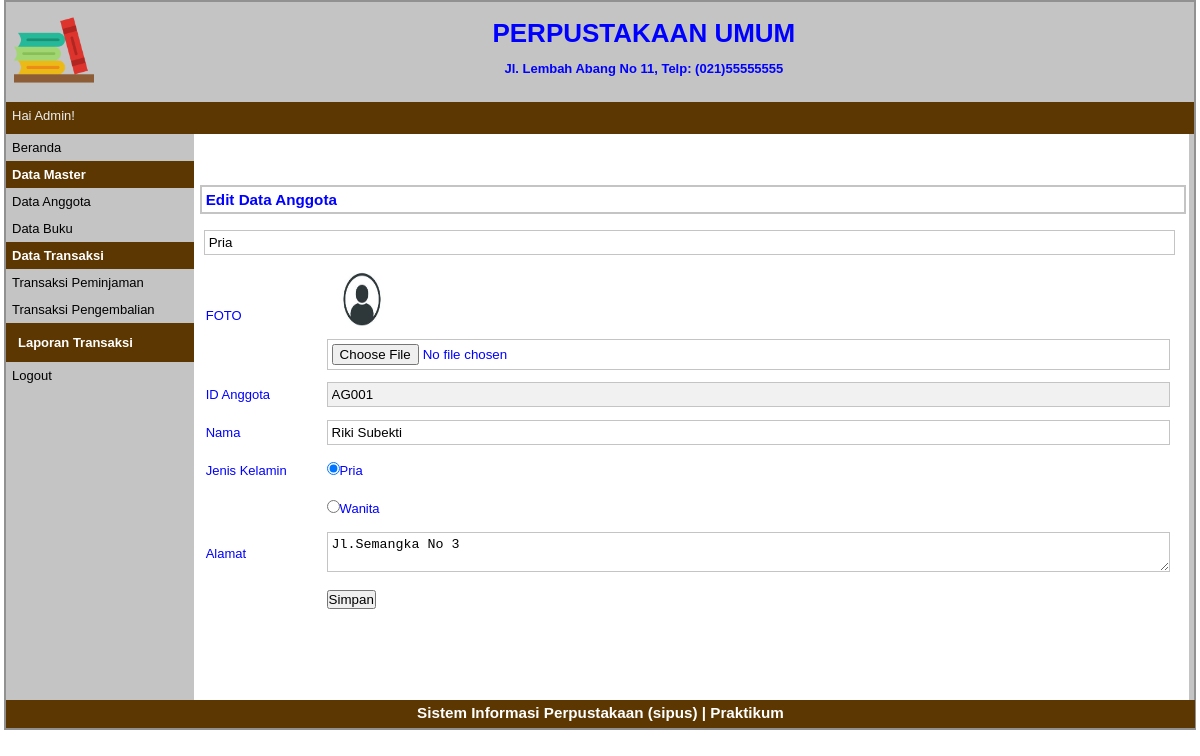
Page /index.php?p=anggota-edit&id=AG001 (signed in) on the committed database.
### tables this page shows
CREATE TABLE `tbanggota` (
  `idanggota` varchar(5) NOT NULL,
  `nama` varchar(30) NOT NULL,
  `jeniskelamin` varchar(10) NOT NULL,
  `alamat` varchar(40) NOT NULL,
  `status` varchar(20) NOT NULL
);

### pages/anggota-edit.php (the view, shortened to what this page needs)
<?php
	$id_anggota=$_GET['id'];
	$q_tampil_anggota=mysqli_query($db,"SELECT * FROM tbanggota WHERE idanggota='$id_anggota'");
	$r_tampil_anggota=mysqli_fetch_array($q_tampil_anggota);
	if(empty($r_tampil_anggota['foto'])or($r_tampil_anggota['foto']=='-'))
				$foto = "admin-no-photo.jpg";
			else
				$foto = $r_tampil_anggota['foto'];
?>
<div id="label-page"><h3>Edit Data Anggota</h3></div>
<div id="content">
	<form action="proses/anggota-edit-proses.php" method="post" enctype="multipart/form-data">
	<table id="tabel-input">
		<tr>
			<td class="label-formulir">FOTO</td>
			<td class="isian-formulir">
			<img src="images/<?php echo $foto; ?>" width=70px height=75px>
			<input type="file" name="foto" class="isian-formulir isian-formulir-border">
			</td>
		</tr>
		<tr>
			<td class="label-formulir">ID Anggota</td>
			<td class="isian-formulir"><input type="text" name="id_anggota" value="<?php echo $r_tampil_anggota['idanggota']; ?>" readonly="readonly" class="isian-formulir isian-formulir-border warna-formulir-disabled"></td>
		</tr>
		<tr>
			<td class="label-formulir">Nama</td>
			<td class="isian-formulir"><input type="text" name="nama" value="<?php echo $r_tampil_anggota['nama']; ?>" class="isian-formulir isian-formulir-border"></td>
		</tr>
		<tr>
			<td class="label-formulir">Jenis Kelamin</td>
			<?php
			if($r_tampil_anggota['jeniskelamin']=="Pria")
			{
				echo "<td class='isian-formulir'><input type='radio' name='jenis_kelamin' value='Pria' checked>Pria</label></td>
					</tr>
		<tr>
			<td class='label-formulir'></td>
			<td class='isian-formulir'><input type='radio' name='jenis_kelamin' value='Wanita'>Wanita</td>";
			}
			elseif($r_tampil_anggota['jeniskelamin']=="Wanita")
			{
				echo "<td class='isian-formulir'><input type='radio' name='jenis_kelamin' value='Pria'>Pria</label></td>
					</tr>
		<tr>
			<td class='label-formulir'></td>
			<td class='isian-formulir'><input type='radio' name='jenis_kelamin' value='Wanita' checked>Wanita</td>";
			}
			?>
			<input type="text" name="jenis_kelamin" value="<?php echo $r_tampil_anggota['jeniskelamin']; ?>" class="isian-formulir isian-formulir-border"></td>
		</tr>
		<tr>
			<td class="label-formulir">Alamat</td>
			<td class="isian-formulir"><textarea rows="2" cols="40" name="alamat" class="isian-formulir isian-formulir-border"><?php echo $r_tampil_anggota['alamat']; ?></textarea></td>
		</tr>
		<tr>
			<td class="label-formulir"></td>
			<td class="isian-formulir"><input type="submit" name="simpan" value="Simpan" id="tombol-simpan"></td>
		</tr>
	</table>
	</form>
</div>

### style.css (style rules this page uses)
* { margin:0px; padding:0px }
body { font-family:sans-serif; font-size:13px; color:blue; }
#label-page { margin-top:6px; margin-bottom:6px; margin-left:6px; border:2px solid #C4C4C4; padding:4px; width:97.9%; }
#content { float:left; width:96.8%; min-height:454px; background-image : border:2px solid #C4C4C4; padding:10px; margin-bottom:6px; }
#tabel-input { width:100%; }
.label-formulir { width:12%; height:36px; margin:20px; }
.isian-formulir { width:80%; padding:4px; width:99.8%; }
.isian-formulir-border { border:1px solid #C4C4C4; }
.warna-formulir-disabled { background-color:#F1F1F1; }

### rows in the picture
tbanggota: id_anggota "AG001", nama "Riki Subekti", jenis_kelamin "Pria", alamat "Jl.Semangka No 3"

### other values in the picture
$_SESSION['sesi'] "Admin"
